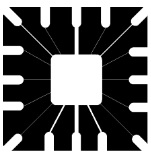
#> input picture images/Fig1_a.jpg, 151 x 157 px, found by its file name
$ python Preg.1.py
#> lines starting #> are read from the running program, lines starting #| are printed output that depends on the picture
#Alumno: Aucapiña Suvizarreta Edwar
#Codigo: 113572
# 1. Eliminar las líneas más delgadas de la figura (a) y obtener la figura (b) aplicando
#filtrado. Indicar qué tipo de filtro ha utilizado.
#Fig1_a.jpg

import cv2 as cv
#leyendo la imagen cuyo ruido se eliminará usando la función imread()
imageread = cv.imread('images/Fig1_a.jpg')
#> imageread is the input picture: shape (157, 151, 3); min 0, max 255, mean 94.3
#usando la función medianBlur() para eliminar el ruido de la imagen dada
imagenormal = cv.medianBlur(imageread, 3)
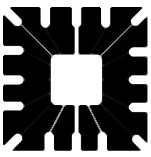
#> imagenormal: shape (157, 151, 3); min 0, max 255, mean 93.8
#mostrando la imagen sin ruido como la salida en la pantalla
cv.imshow('original:', imageread)
cv.imshow('imagen con ruido disminuido',imagenormal)
cv.waitKey(0)
cv.destroyAllWindows()

#Se utilizo un suavizada utilizando la mediana de los pixeles
#medianBlur
